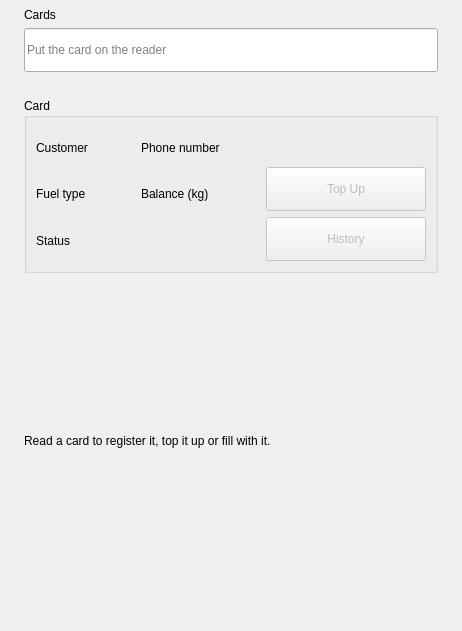
<?xml version="1.0" encoding="UTF-8"?>
<ui version="4.0">
 <class>CardPage</class>
 <widget class="QWidget" name="CardPage">
  <layout class="QVBoxLayout" name="cardLayout" stretch="0,0,0,0,1,0">
   <property name="leftMargin"><number>24</number></property>
   <property name="topMargin"><number>8</number></property>
   <property name="rightMargin"><number>24</number></property>
   <property name="bottomMargin"><number>8</number></property>
   <property name="spacing"><number>6</number></property>
   <item>
    <widget class="QLabel" name="pageTitle">
     <property name="text"><string>Cards</string></property>
    </widget>
   </item>
   <item>
    <layout class="QHBoxLayout" name="cardIdLayout" stretch="1">
     <property name="leftMargin"><number>0</number></property>
     <property name="topMargin"><number>0</number></property>
     <property name="rightMargin"><number>0</number></property>
     <property name="bottomMargin"><number>0</number></property>
     <property name="spacing"><number>6</number></property>
     <item>
      <widget class="QLineEdit" name="cardIdField">
       <property name="readOnly"><bool>true</bool></property>
       <property name="focusPolicy"><enum>Qt::NoFocus</enum></property>
       <property name="placeholderText"><string>Put the card on the reader</string></property>
       <property name="maxLength"><number>32</number></property>
       <property name="minimumSize"><size><width>0</width><height>44</height></size></property>
      </widget>
     </item>
    </layout>
   </item>
   <item>
    <widget class="QLabel" name="cardReaderStatus">
     <property name="sub" stdset="0"><bool>true</bool></property>
    </widget>
   </item>
   <item>
    <widget class="QGroupBox" name="cardInfoBox">
     <property name="title"><string>Card</string></property>
     <layout class="QVBoxLayout" name="cardInfoLayout">
      <property name="leftMargin"><number>9</number></property>
      <property name="topMargin"><number>9</number></property>
      <property name="rightMargin"><number>9</number></property>
      <property name="bottomMargin"><number>9</number></property>
      <property name="spacing"><number>6</number></property>
      <item>
       <layout class="QHBoxLayout" name="cardInfoRow" stretch="1,0">
        <property name="leftMargin"><number>0</number></property>
        <property name="topMargin"><number>0</number></property>
        <property name="rightMargin"><number>0</number></property>
        <property name="bottomMargin"><number>0</number></property>
        <property name="spacing"><number>6</number></property>
        <item>
         <layout class="QGridLayout" name="cardInfoForm" columnstretch="0,1,0,1">
          <property name="leftMargin"><number>0</number></property>
          <property name="topMargin"><number>0</number></property>
          <property name="rightMargin"><number>0</number></property>
          <property name="bottomMargin"><number>0</number></property>
          <property name="horizontalSpacing"><number>12</number></property>
          <property name="verticalSpacing"><number>6</number></property>
          <item row="0" column="0">
           <widget class="QLabel" name="cardHolderLabel">
            <property name="text"><string>Customer</string></property>
           </widget>
          </item>
          <item row="0" column="1">
           <widget class="QLabel" name="cardHolder">
           </widget>
          </item>
         <item row="0" column="2">
          <widget class="QLabel" name="cardPhoneLabel">
           <property name="text"><string>Phone number</string></property>
          </widget>
         </item>
         <item row="0" column="3">
          <widget class="QLabel" name="cardPhone">
          </widget>
         </item>
          <item row="1" column="0">
           <widget class="QLabel" name="cardFuelLabel">
            <property name="text"><string>Fuel type</string></property>
           </widget>
          </item>
          <item row="1" column="1">
           <widget class="QLabel" name="cardFuel">
           </widget>
          </item>
          <item row="1" column="2">
           <widget class="QLabel" name="cardBalanceLabel">
            <property name="text"><string>Balance (kg)</string></property>
           </widget>
          </item>
          <item row="1" column="3">
           <widget class="QLabel" name="cardBalance">
           </widget>
          </item>
          <item row="2" column="0">
           <widget class="QLabel" name="cardStateLabel">
            <property name="text"><string>Status</string></property>
           </widget>
          </item>
          <item row="2" column="1">
           <widget class="QLabel" name="cardState">
           </widget>
          </item>
         </layout>
        </item>
        <item>
         <layout class="QVBoxLayout" name="cardHistoryColumn">
          <property name="leftMargin"><number>0</number></property>
          <property name="topMargin"><number>0</number></property>
          <property name="rightMargin"><number>0</number></property>
          <property name="bottomMargin"><number>0</number></property>
          <property name="spacing"><number>6</number></property>
          <item>
           <spacer name="cardHistorySpacer">
            <property name="orientation"><enum>Qt::Vertical</enum></property>
            <property name="sizeHint" stdset="0"><size><width>20</width><height>40</height></size></property>
           </spacer>
          </item>
          <item>
           <widget class="QPushButton" name="cardTopUpButton">
            <property name="text"><string>Top Up</string></property>
            <property name="enabled"><bool>false</bool></property>
            <property name="minimumSize"><size><width>160</width><height>44</height></size></property>
           </widget>
          </item>
          <item>
           <widget class="QPushButton" name="cardHistoryButton">
            <property name="text"><string>History</string></property>
            <property name="enabled"><bool>false</bool></property>
            <property name="minimumSize"><size><width>160</width><height>44</height></size></property>
           </widget>
          </item>
         </layout>
        </item>
       </layout>
      </item>
     </layout>
    </widget>
   </item>
   <item>
    <widget class="QStackedWidget" name="cardPanels">
     <widget class="QWidget" name="cardPanelNone">
      <layout class="QVBoxLayout" name="cardNoneLayout">
       <property name="leftMargin"><number>0</number></property>
       <property name="topMargin"><number>0</number></property>
       <property name="rightMargin"><number>0</number></property>
       <property name="bottomMargin"><number>0</number></property>
       <property name="spacing"><number>6</number></property>
       <item>
        <widget class="QLabel" name="cardNoneLabel">
         <property name="text"><string>Read a card to register it, top it up or fill with it.</string></property>
         <property name="wordWrap"><bool>true</bool></property>
        </widget>
       </item>
      </layout>
     </widget>
     <widget class="QWidget" name="cardPanelRegister">
      <layout class="QVBoxLayout" name="registerLayout">
       <property name="leftMargin"><number>9</number></property>
       <property name="topMargin"><number>9</number></property>
       <property name="rightMargin"><number>9</number></property>
       <property name="bottomMargin"><number>9</number></property>
       <property name="spacing"><number>6</number></property>
       <item>
        <widget class="QLabel" name="cardNotRegisteredLabel">
         <property name="text"><string>This card is not registered yet.</string></property>
        </widget>
       </item>
       <item>
        <layout class="QFormLayout" name="registerForm">
         <property name="leftMargin"><number>0</number></property>
         <property name="topMargin"><number>0</number></property>
         <property name="rightMargin"><number>0</number></property>
         <property name="bottomMargin"><number>0</number></property>
         <property name="spacing"><number>6</number></property>
         <item row="0" column="0">
          <widget class="QLabel" name="registerNameFieldLabel">
           <property name="text"><string>Customer name</string></property>
          </widget>
         </item>
         <item row="0" column="1">
          <widget class="QLineEdit" name="registerNameField">
           <property name="maxLength"><number>100</number></property>
           <property name="minimumSize"><size><width>0</width><height>40</height></size></property>
          </widget>
         </item>
         <item row="1" column="0">
          <widget class="QLabel" name="registerPhoneFieldLabel">
           <property name="text"><string>Phone number</string></property>
          </widget>
         </item>
         <item row="1" column="1">
          <widget class="QLineEdit" name="registerPhoneField">
           <property name="maxLength"><number>30</number></property>
           <property name="minimumSize"><size><width>0</width><height>40</height></size></property>
          </widget>
         </item>
         <item row="2" column="0">
          <widget class="QLabel" name="registerFuelComboLabel">
           <property name="text"><string>Fuel type</string></property>
          </widget>
         </item>
         <item row="2" column="1">
          <widget class="QComboBox" name="registerFuelCombo">
           <property name="minimumSize"><size><width>0</width><height>40</height></size></property>
          </widget>
         </item>
         <item row="3" column="0">
          <widget class="QLabel" name="registerPinFieldLabel">
           <property name="text"><string>PIN (4 to 8 digits)</string></property>
          </widget>
         </item>
         <item row="3" column="1">
          <widget class="QLineEdit" name="registerPinField">
           <property name="echoMode"><enum>QLineEdit::Password</enum></property>
           <property name="maxLength"><number>8</number></property>
           <property name="minimumSize"><size><width>0</width><height>40</height></size></property>
          </widget>
         </item>
         <item row="4" column="0">
          <widget class="QLabel" name="registerPinAgainFieldLabel">
           <property name="text"><string>PIN again</string></property>
          </widget>
         </item>
         <item row="4" column="1">
          <widget class="QLineEdit" name="registerPinAgainField">
           <property name="echoMode"><enum>QLineEdit::Password</enum></property>
           <property name="maxLength"><number>8</number></property>
           <property name="minimumSize"><size><width>0</width><height>40</height></size></property>
          </widget>
         </item>
        </layout>
       </item>
       <item>
        <widget class="QPushButton" name="registerButton">
         <property name="text"><string>Register card</string></property>
         <property name="minimumSize"><size><width>0</width><height>56</height></size></property>
        </widget>
       </item>
       <item>
        <spacer name="spacer1">
         <property name="orientation"><enum>Qt::Vertical</enum></property>
         <property name="sizeType"><enum>QSizePolicy::Expanding</enum></property>
         <property name="sizeHint" stdset="0"><size><width>20</width><height>40</height></size></property>
        </spacer>
       </item>
      </layout>
     </widget>
     <widget class="QWidget" name="cardPanelCard">
      <layout class="QVBoxLayout" name="cardPanelLayout">
       <property name="leftMargin"><number>9</number></property><property name="topMargin"><number>9</number></property><property name="rightMargin"><number>9</number></property><property name="bottomMargin"><number>9</number></property>
       <property name="spacing"><number>12</number></property>
       <item>
        <widget class="QStackedWidget" name="cardActionPages">
         <widget class="QWidget" name="cardActionFill">
          <layout class="QGridLayout" name="cardActionFillLayout" rowstretch="0,1" columnstretch="1,1">
           <property name="leftMargin"><number>0</number></property><property name="topMargin"><number>0</number></property><property name="rightMargin"><number>0</number></property><property name="bottomMargin"><number>0</number></property>
           <item row="0" column="0">
            <widget class="QGroupBox" name="fillBox">
             <property name="title"><string>Fill</string></property>
             <layout class="QVBoxLayout" name="fillLayout">
              <property name="leftMargin"><number>9</number></property><property name="topMargin"><number>9</number></property><property name="rightMargin"><number>9</number></property><property name="bottomMargin"><number>9</number></property>
              <property name="spacing"><number>6</number></property>
              <item>
               <layout class="QFormLayout" name="fillForm">
                <property name="leftMargin"><number>0</number></property><property name="topMargin"><number>0</number></property><property name="rightMargin"><number>0</number></property><property name="bottomMargin"><number>0</number></property>
                <property name="spacing"><number>6</number></property>
                <item row="0" column="0">
                 <widget class="QLabel" name="fillKgFieldLabel">
                  <property name="text"><string>Weight (kg)</string></property>
                 </widget>
                </item>
                <item row="0" column="1">
                 <widget class="QLineEdit" name="fillKgField">
                  <property name="minimumSize"><size><width>0</width><height>40</height></size></property>
                 </widget>
                </item>
                <item row="1" column="0">
                 <widget class="QLabel" name="fillResultComboLabel">
                  <property name="text"><string>Result</string></property>
                 </widget>
                </item>
                <item row="1" column="1">
                 <widget class="QComboBox" name="fillResultCombo">
                  <property name="minimumSize"><size><width>0</width><height>40</height></size></property>
                 </widget>
                </item>
                <item row="2" column="0">
                 <widget class="QLabel" name="fillPinFieldLabel">
                  <property name="text"><string>PIN</string></property>
                 </widget>
                </item>
                <item row="2" column="1">
                 <widget class="QLineEdit" name="fillPinField">
                  <property name="echoMode"><enum>QLineEdit::Password</enum></property>
                  <property name="maxLength"><number>8</number></property>
                  <property name="minimumSize"><size><width>0</width><height>40</height></size></property>
                 </widget>
                </item>
               </layout>
              </item>
              <item>
               <widget class="QPushButton" name="fillOkButton">
                <property name="text"><string>OK</string></property>
                <property name="minimumSize"><size><width>0</width><height>56</height></size></property>
               </widget>
              </item>
             </layout>
            </widget>
           </item>
           <item row="0" column="1">
            <widget class="QGroupBox" name="ticketBox">
             <property name="title"><string>Last ticket</string></property>
             <layout class="QVBoxLayout" name="ticketLayout">
              <property name="leftMargin"><number>9</number></property><property name="topMargin"><number>9</number></property><property name="rightMargin"><number>9</number></property><property name="bottomMargin"><number>9</number></property>
              <property name="spacing"><number>6</number></property>
              <item>
               <widget class="QLabel" name="ticketLabel">
                <property name="wordWrap"><bool>true</bool></property>
               </widget>
              </item>
              <item>
               <layout class="QHBoxLayout" name="ticketButtons">
                <property name="leftMargin"><number>0</number></property><property name="topMargin"><number>0</number></property><property name="rightMargin"><number>0</number></property><property name="bottomMargin"><number>0</number></property>
                <property name="spacing"><number>6</number></property>
                <item>
                 <widget class="QPushButton" name="ticketPrintButton">
                  <property name="text"><string>Print again</string></property>
                  <property name="minimumSize"><size><width>0</width><height>44</height></size></property>
                 </widget>
                </item>
                <item>
                 <widget class="QPushButton" name="ticketCancelButton">
                  <property name="text"><string>Cancel ticket</string></property>
                  <property name="minimumSize"><size><width>0</width><height>44</height></size></property>
                 </widget>
                </item>
               </layout>
              </item>
             </layout>
            </widget>
           </item>
           <item row="1" column="0" colspan="2">
            <spacer name="spacerFill">
             <property name="orientation"><enum>Qt::Vertical</enum></property>
             <property name="sizeHint" stdset="0"><size><width>20</width><height>40</height></size></property>
            </spacer>
           </item>
          </layout>
         </widget>
         <widget class="QWidget" name="cardActionTopUp">
      <layout class="QVBoxLayout" name="cardActionTopUpLayout">
       <property name="leftMargin"><number>0</number></property><property name="topMargin"><number>0</number></property><property name="rightMargin"><number>0</number></property><property name="bottomMargin"><number>0</number></property>
       <item>
        <widget class="QGroupBox" name="topUpBox">
         <property name="title"><string>Top up (cash)</string></property>
         <layout class="QVBoxLayout" name="topUpLayout">
          <property name="leftMargin"><number>9</number></property>
          <property name="topMargin"><number>9</number></property>
          <property name="rightMargin"><number>9</number></property>
          <property name="bottomMargin"><number>9</number></property>
          <property name="spacing"><number>6</number></property>
          <item>
           <layout class="QFormLayout" name="topUpForm">
            <property name="leftMargin"><number>0</number></property>
            <property name="topMargin"><number>0</number></property>
            <property name="rightMargin"><number>0</number></property>
            <property name="bottomMargin"><number>0</number></property>
            <property name="spacing"><number>6</number></property>
            <item row="0" column="0">
             <widget class="QLabel" name="topUpKgFieldLabel">
              <property name="text"><string>Weight (kg)</string></property>
             </widget>
            </item>
            <item row="0" column="1">
             <widget class="QLineEdit" name="topUpKgField">
              <property name="minimumSize"><size><width>0</width><height>40</height></size></property>
             </widget>
            </item>
            <item row="1" column="0">
             <widget class="QLabel" name="topUpPriceFieldLabel">
              <property name="text"><string>Price per kg</string></property>
             </widget>
            </item>
            <item row="1" column="1">
             <widget class="QLineEdit" name="topUpPriceField">
              <property name="minimumSize"><size><width>0</width><height>40</height></size></property>
             </widget>
            </item>
            <item row="2" column="0">
             <widget class="QLabel" name="topUpTotalLabel">
              <property name="text"><string>Total payment</string></property>
             </widget>
            </item>
            <item row="2" column="1">
             <widget class="QLineEdit" name="topUpTotal">
              <property name="minimumSize"><size><width>0</width><height>40</height></size></property>
             </widget>
            </item>
           </layout>
          </item>
          <item>
           <widget class="QPushButton" name="topUpButton">
            <property name="text"><string>Top up</string></property>
            <property name="minimumSize"><size><width>0</width><height>56</height></size></property>
           </widget>
          </item>
          <item>
           <spacer name="spacer2">
            <property name="orientation"><enum>Qt::Vertical</enum></property>
            <property name="sizeType"><enum>QSizePolicy::Expanding</enum></property>
            <property name="sizeHint" stdset="0"><size><width>20</width><height>40</height></size></property>
           </spacer>
          </item>
         </layout>
        </widget>
       </item>
      </layout>
     </widget>
        </widget>
       </item>
      </layout>
     </widget>
    </widget>
   </item>
   <item>
    <widget class="QLabel" name="cardMessage">
     <property name="wordWrap"><bool>true</bool></property>
    </widget>
   </item>
  </layout>
 </widget>
 <resources/>
 <connections/>
</ui>
